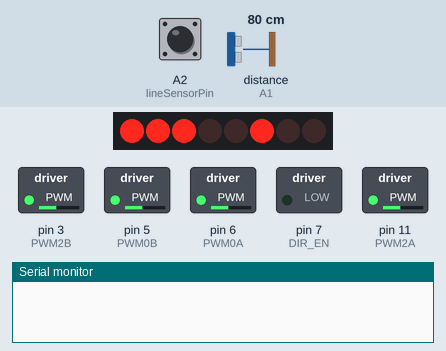
Simulated run of this sketch. Board: Arduino Uno, built with avr-gcc and run on an emulated ATmega328P. Shown: 8 shift-register outputs drawn as a row of LEDs (first output left, lit = HIGH), switched loads named in the sketch (green lamp = pin HIGH), the last lines printed to the serial monitor. Wiring (inferred from the names in the program): shift register (74HC595): data pin 8; shift clock pin 4; latch pin 12. Wiring (inferred from the signals the program sends): row of LEDs: on Q0, Q1, Q2, Q3, Q4, Q5, Q6, Q7. The inputs (shaded band) are chosen by the test bench; at power-on: A2 (lineSensorPin) LOW, distance to the obstacle (sensor on A1) 80 cm. The echo pulse lasts 58.3 µs per cm; pins used as bus, display or sensor lines are not drawn. At 3.8 s the program stops and its outputs stay as they are.

Above: at 1.1 s.
At 3.6 s:
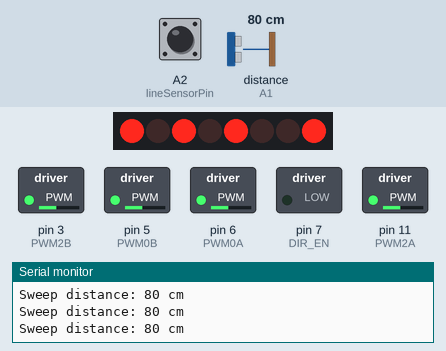
3.7 s: A2 (lineSensorPin) pulsed HIGH 2 times (0.12 s each, 0.3 s apart)
At 4.1 s:
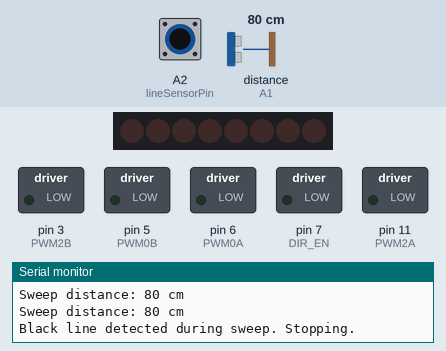
Timing chart, 0 to 5.3 s (numbered marks = the images above; inputs shaded):
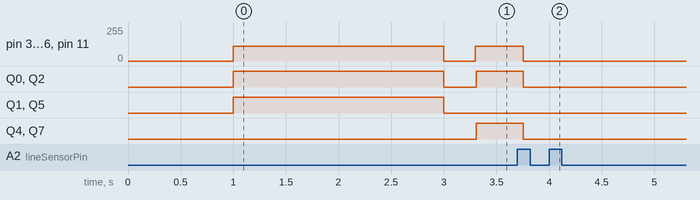

Measured:
- after the input at 3.7 s, pin 3 (PWM2B), pin 5 (PWM0B), pin 6 (PWM0A), pin 11 (PWM2A): 110/255 → 0/255 after 0.05 s

The sketch:

grayson_the_one.ino
```cpp
#include <Ultrasonic.h>

// ---------------- MOTOR SHIELD PINS ----------------
const int PWM2A = 11;
const int PWM2B = 3;
const int PWM0A = 6;
const int PWM0B = 5;
const int DIR_CLK = 4;
const int DIR_EN = 7;
const int DATA = 8;
const int DIR_LATCH = 12;

// ---------------- MOTOR DIRECTIONS ----------------
const int Move_Forward  = 39;
const int Right_Rotate  = 149;
const int Left_Rotate   = 106;
const int Stop          = 0;

// ---------------- MOTOR SPEEDS ----------------
int Speed1 = 110;
int Speed2 = 110;
int Speed3 = 110;
int Speed4 = 110;

// ---------------- ULTRASONIC SENSOR ----------------
Ultrasonic ultrasonic(A0, A1);   // trig = A0, echo = A1

// ---------------- LINE SENSOR ----------------
const int lineSensorPin = A2;

// ---------------- TUNING VALUES ----------------
const unsigned long sweepTime = 3000;
const unsigned long sampleDelay = 70;
const int minValidDistance = 2;
const int maxValidDistance = 200;
const int stopDistance = 15;
const unsigned long forwardCheckDelay = 10;

// ---------------- MOTOR FUNCTION ----------------
void Motor(int Dir, int Speed1, int Speed2, int Speed3, int Speed4) {
  analogWrite(PWM2A, Speed1);
  analogWrite(PWM2B, Speed2);
  analogWrite(PWM0A, Speed3);
  analogWrite(PWM0B, Speed4);

  digitalWrite(DIR_LATCH, LOW);
  shiftOut(DATA, DIR_CLK, MSBFIRST, Dir);
  digitalWrite(DIR_LATCH, HIGH);
}

// ---------------- HELPERS ----------------
int getDistanceCM() {
  int d = ultrasonic.read();

  if (d < minValidDistance || d > maxValidDistance) {
    return -1;
  }
  return d;
}

bool blackLineDetected() {
  return digitalRead(lineSensorPin) == HIGH;
}

void stopCar() {
  Motor(Stop, 0, 0, 0, 0);
}

void rotateRight() {
  Motor(Right_Rotate, Speed1, Speed2, Speed3, Speed4);
}

void rotateLeft() {
  Motor(Left_Rotate, Speed1, Speed2, Speed3, Speed4);
}

void moveForward() {
  Motor(Move_Forward, Speed1, Speed2, Speed3, Speed4);
}

void turnToClosestObject(unsigned long bestTime) {
  unsigned long rightTurnTime = bestTime;
  unsigned long leftTurnTime = sweepTime - bestTime;

  const unsigned long rightCorrection = 150;
  const unsigned long leftCorrection = 150;

  Serial.print("Right turn time: ");
  Serial.println(rightTurnTime);

  Serial.print("Left turn time: ");
  Serial.println(leftTurnTime);

  if (rightTurnTime <= leftTurnTime) {
    Serial.println("Turning RIGHT to closest object...");
    rotateRight();
    delay(rightTurnTime + rightCorrection);
  } else {
    Serial.println("Turning LEFT to closest object...");
    rotateLeft();
    delay(leftTurnTime + leftCorrection);
  }

  stopCar();
  delay(500);
}

void setup() {
  pinMode(DIR_CLK, OUTPUT);
  pinMode(DATA, OUTPUT);
  pinMode(DIR_EN, OUTPUT);
  pinMode(DIR_LATCH, OUTPUT);
  pinMode(PWM0B, OUTPUT);
  pinMode(PWM0A, OUTPUT);
  pinMode(PWM2A, OUTPUT);
  pinMode(PWM2B, OUTPUT);

  pinMode(lineSensorPin, INPUT);

  Serial.begin(9600);

  digitalWrite(DIR_EN, LOW);

  stopCar();
  delay(1000);
}

void loop() {
  int closestDistance = 9999;
  unsigned long bestTime = 0;

  moveForward();
  delay(2000);
  stopCar();
  delay(300);

  unsigned long startTime = millis();
  Serial.println("Starting 360 sweep...");
  rotateRight();

  while (millis() - startTime < sweepTime) {
    if (blackLineDetected()) {
      Serial.println("Black line detected during sweep. Stopping.");
      stopCar();
      while (true) { }
    }

    int distance = getDistanceCM();

    if (distance != -1) {
      Serial.print("Sweep distance: ");
      Serial.print(distance);
      Serial.println(" cm");

      if (distance < closestDistance) {
        closestDistance = distance;
        bestTime = millis() - startTime;
      }
    }

    delay(sampleDelay);
  }

  stopCar();
  delay(500);

  if (closestDistance == 9999) {
    Serial.println("No valid object found.");
    delay(1000);
    return;
  }

  Serial.print("Closest distance found: ");
  Serial.println(closestDistance);

  Serial.print("Best time: ");
  Serial.println(bestTime);

  turnToClosestObject(bestTime);

  Serial.println("Moving toward object...");

  while (true) {
    if (blackLineDetected()) {
      Serial.println("Black line detected. Stopping before crossing.");
      stopCar();
      while (true) { }
    }

    int distance = getDistanceCM();

    Serial.print("Live distance: ");
    Serial.print(distance);
    Serial.println(" cm");


    moveForward();
    delay(forwardCheckDelay);
  }
}
```
